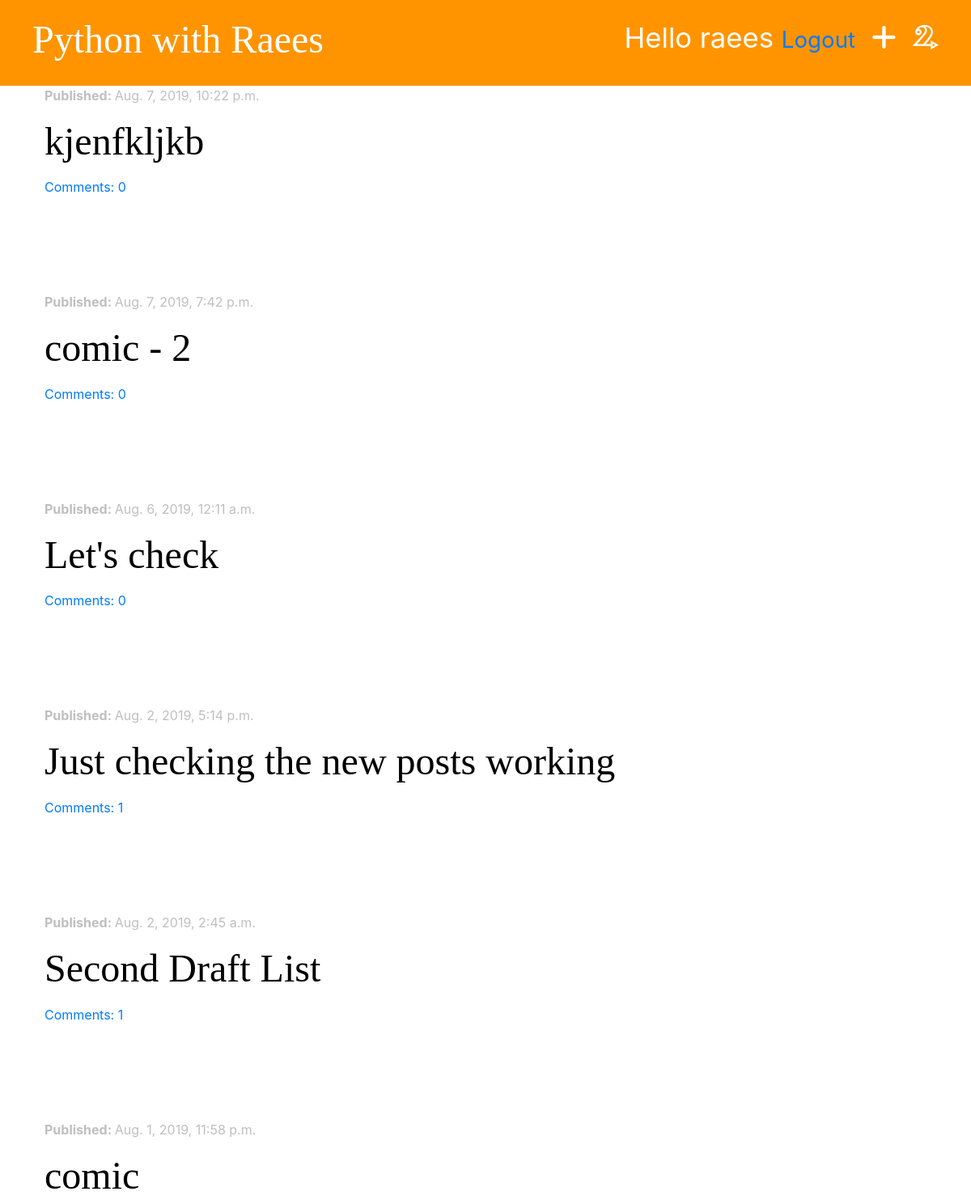
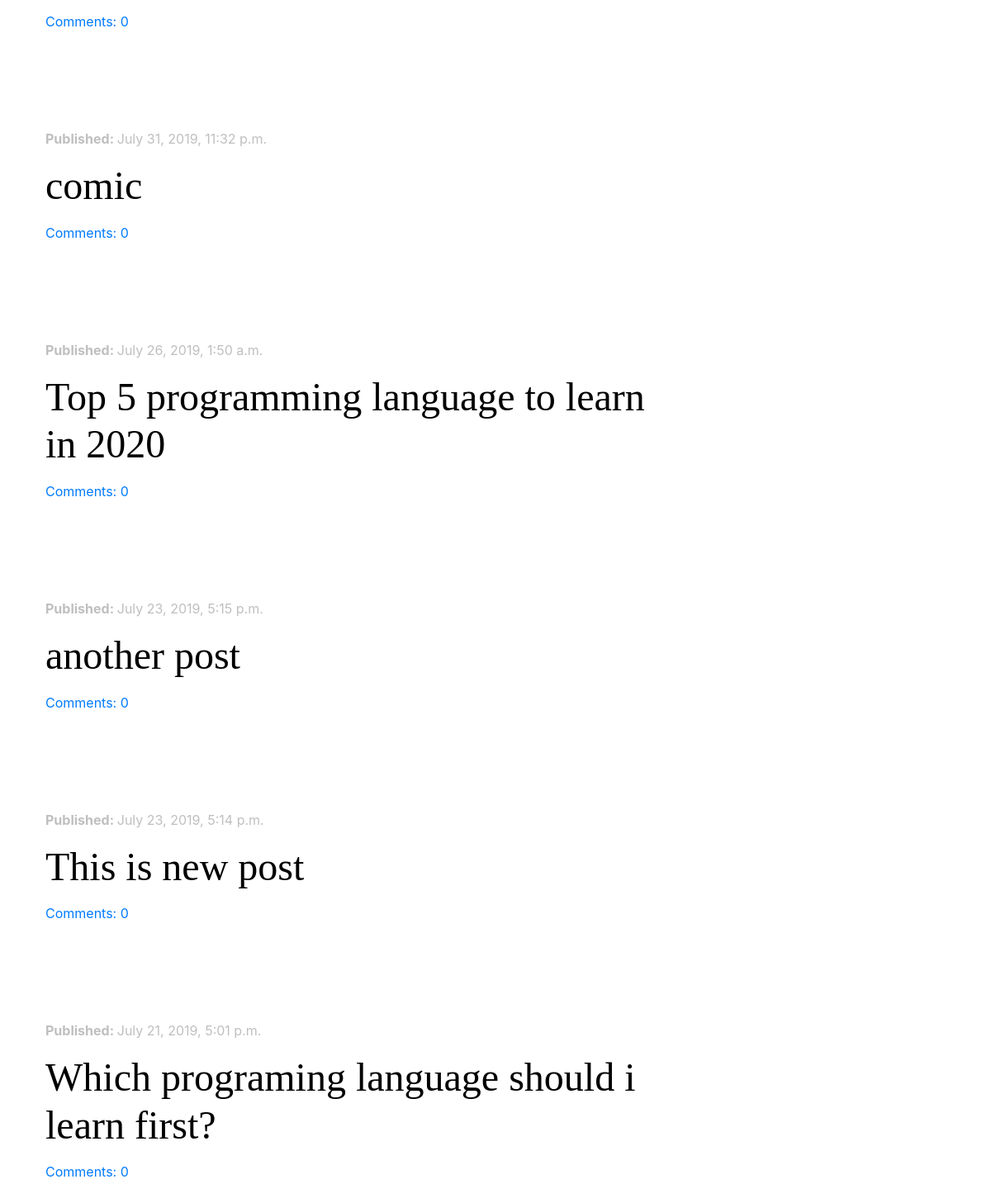
The app's page / (signed in) with its own data (2 pictures, top to bottom).
### blog/models.py (models this page shows, shortened)
class Post(models.Model):
    author         = models.ForeignKey('auth.User', on_delete=models.CASCADE)
    title          = models.CharField(max_length=200)
    body           = models.TextField()
    created_date   = models.DateTimeField(default=timezone.now)
    published_date = models.DateTimeField(blank=True, null=True)
    def approved_comments(self):
        return self.comments.filter(approved=True)

### blog/views.py (the view)
# urls.py: path('', views.post_list, name='post_list'),
def post_list(request):
    posts = Post.objects.filter(published_date__lte=timezone.now()).order_by('-published_date')
    stuff_for_frontend = {'posts': posts}
    return render(request, 'blog/post_list.html', stuff_for_frontend)

### blog/templatetags/markdownify.py (called while the page is built)
@register.filter
def markdown(value):
    renderer = HighlightRenderer()
    markdown = mistune.Markdown(renderer=renderer)
    return markdown(value)

### blog/templates/blog/post_list.html (shortened to what this page needs)
{% extends 'blog/base.html' %}
{% load markdownify %}
{% block content %}
    {% for post in posts %}
        <div class="post">
            <div class="date">
                <p> <strong>Published: </strong> {{ post.published_date }}</p>
            </div>
            <h2><a href="{% url 'post_detail' pk=post.pk %}"> {{ post.title }} </a></h2>
            <a href="{% url 'post_detail' pk=post.pk %}">Comments: {{ post.approved_comments.count }} </a>
        </div>
        <br>
        <br>
    {% endfor %}
{% endblock %}

### blog/templates/blog/base.html (shortened to what this page needs)
<!DOCTYPE html>
<html lang="en">
<head>
    {% load staticfiles %}
    <link rel="stylesheet" href="https://stackpath.bootstrapcdn.com/bootstrap/4.3.1/css/bootstrap.min.css">
    <link rel="stylesheet" href="{% static 'css/blog.css' %}">
    <link rel="stylesheet" href="{% static 'css/zenburn.css' %}">
</head>
<body>
<div class="page-header">
    {% if user.is_authenticated %}
        <a href="{% url 'post_draft' %}" class="top-menu"><i class="fab fa-draft2digital"></i></a>
        <a href="{% url 'post_new' %}" class="top-menu"> <i class="fas fa-plus"></i> </a>
        <p class="top-menu"> Hello {{ user.username }} <small><a href="{% url 'logout' %}">Logout</a> </small> </p>
    {% else %}
        <a href="{% url 'login' %}" class="top-menu"> <i class="fas fa-sign-in-alt"></i> </a>
    {% endif %}
    <h1><a href="{% url 'post_list' %}"> Python with Raees </a> </h1>
</div>
<div class="content container">
    <div class="row">
        <div class="col-md-8">
{% block content %}
{% endblock %}
        </div>
    </div>
</div>
</body>
</html>

### blog/static/css/blog.css (style rules this page uses)
.page-header { background-color: #ff9400; margin: 0; padding: 20px 20px 20px 40px; }
.page-header h1, .page-header h1 a { color: #ffffff; font-size: 36pt; text-decoration: none; }
.content { margin-left: 40px; }
h1, h2, h3, h4 { font-family: 'Permanent Marker', cursive; font-size: 48px; }
.date { color: #82828282; }
.post { margin-bottom: 70px; }
.post h2 a { color: #000000; }
.top-menu { color: #ffffff; float: right; font-size: 26pt; margin-right: 20px; }

### records on screen
Post: published_date "Aug. 7, 2019, 10:22 p.m.", title "kjenfkljkb", approved_comments.count "0"
Post: published_date "Aug. 7, 2019, 7:42 p.m.", title "comic - 2", approved_comments.count "0"
Post: published_date "Aug. 6, 2019, 12:11 a.m.", title "Let's check", approved_comments.count "0"
Post: published_date "Aug. 2, 2019, 5:14 p.m.", title "Just checking the new posts working", approved_comments.count "1"
Post: published_date "Aug. 2, 2019, 2:45 a.m.", title "Second Draft List", approved_comments.count "1"
Post: published_date "Aug. 1, 2019, 11:58 p.m.", title "comic", approved_comments.count "0"
Post: published_date "July 31, 2019, 11:32 p.m.", title "comic", approved_comments.count "0"
Post: published_date "July 26, 2019, 1:50 a.m.", title "Top 5 programming language to learn in 2020", approved_comments.count "0"
Post: published_date "July 23, 2019, 5:15 p.m.", title "another post", approved_comments.count "0"
Post: published_date "July 23, 2019, 5:14 p.m.", title "This is new post", approved_comments.count "0"
Post: published_date "July 21, 2019, 5:01 p.m.", title "Which programing language should i learn first?", approved_comments.count "0"

### other values on screen
{{ user.username }} "raees"
